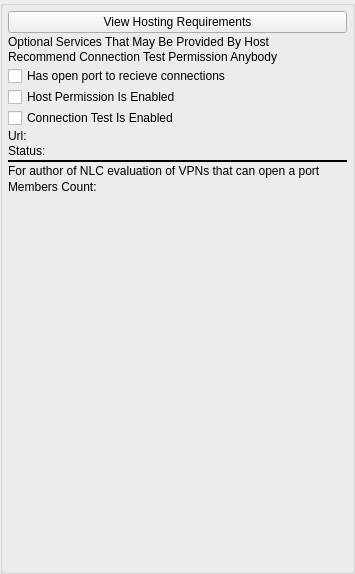
<?xml version="1.0" encoding="UTF-8"?>
<ui version="4.0">
 <class>AppletHostNetworkStatusUi</class>
 <widget class="QWidget" name="AppletHostNetworkStatusUi">
  <property name="geometry">
   <rect>
    <x>0</x>
    <y>0</y>
    <width>355</width>
    <height>574</height>
   </rect>
  </property>
  <property name="sizePolicy">
   <sizepolicy hsizetype="Expanding" vsizetype="Expanding">
    <horstretch>0</horstretch>
    <verstretch>0</verstretch>
   </sizepolicy>
  </property>
  <property name="windowTitle">
   <string>Hosting Requirements Status</string>
  </property>
  <layout class="QGridLayout" name="gridLayout">
   <property name="leftMargin">
    <number>0</number>
   </property>
   <property name="topMargin">
    <number>0</number>
   </property>
   <property name="rightMargin">
    <number>0</number>
   </property>
   <property name="bottomMargin">
    <number>0</number>
   </property>
   <property name="spacing">
    <number>0</number>
   </property>
   <item row="0" column="0">
    <widget class="QGroupBox" name="ItemsGroupBox">
     <property name="minimumSize">
      <size>
       <width>0</width>
       <height>0</height>
      </size>
     </property>
     <property name="title">
      <string/>
     </property>
     <layout class="QVBoxLayout" name="verticalLayout">
      <property name="spacing">
       <number>1</number>
      </property>
      <property name="leftMargin">
       <number>5</number>
      </property>
      <property name="topMargin">
       <number>5</number>
      </property>
      <property name="rightMargin">
       <number>5</number>
      </property>
      <property name="bottomMargin">
       <number>5</number>
      </property>
      <item>
       <widget class="QPushButton" name="m_HostingRequirementsButton">
        <property name="text">
         <string>View Hosting Requirements</string>
        </property>
       </widget>
      </item>
      <item>
       <widget class="PermissionWidget" name="m_HostPermissionWidget" native="true"/>
      </item>
      <item>
       <widget class="QLabel" name="m_OptionalServiceLabel1">
        <property name="text">
         <string>Optional Services That May Be Provided By Host</string>
        </property>
       </widget>
      </item>
      <item>
       <widget class="QLabel" name="m_OptionalServiceLabel2">
        <property name="text">
         <string>Recommend Connection Test Permission Anybody</string>
        </property>
       </widget>
      </item>
      <item>
       <widget class="PermissionWidget" name="m_ConnectTestPermissionWidget" native="true"/>
      </item>
      <item>
       <widget class="QCheckBox" name="m_OpenPortCheckBox">
        <property name="text">
         <string>Has open port to recieve connections</string>
        </property>
       </widget>
      </item>
      <item>
       <widget class="QCheckBox" name="m_HostPermissionCheckBox">
        <property name="text">
         <string>Host Permission Is Enabled</string>
        </property>
       </widget>
      </item>
      <item>
       <widget class="QCheckBox" name="m_ConnectionTestPermissionCheckBox">
        <property name="text">
         <string>Connection Test Is Enabled</string>
        </property>
       </widget>
      </item>
      <item>
       <layout class="QHBoxLayout" name="horizontalLayout_2">
        <item>
         <widget class="QLabel" name="m_UrlTitleLabel">
          <property name="text">
           <string>Url:</string>
          </property>
         </widget>
        </item>
        <item>
         <widget class="QLabel" name="m_UrlText">
          <property name="sizePolicy">
           <sizepolicy hsizetype="Expanding" vsizetype="Preferred">
            <horstretch>0</horstretch>
            <verstretch>0</verstretch>
           </sizepolicy>
          </property>
          <property name="text">
           <string/>
          </property>
         </widget>
        </item>
       </layout>
      </item>
      <item>
       <layout class="QHBoxLayout" name="horizontalLayout_3">
        <item>
         <widget class="QLabel" name="m_StatusTitleLabel">
          <property name="sizePolicy">
           <sizepolicy hsizetype="Minimum" vsizetype="Preferred">
            <horstretch>0</horstretch>
            <verstretch>0</verstretch>
           </sizepolicy>
          </property>
          <property name="text">
           <string>Status:  </string>
          </property>
         </widget>
        </item>
        <item>
         <widget class="QLabel" name="m_HostingStatusText">
          <property name="sizePolicy">
           <sizepolicy hsizetype="Expanding" vsizetype="Preferred">
            <horstretch>0</horstretch>
            <verstretch>0</verstretch>
           </sizepolicy>
          </property>
          <property name="text">
           <string/>
          </property>
         </widget>
        </item>
       </layout>
      </item>
      <item>
       <widget class="Line" name="line">
        <property name="sizePolicy">
         <sizepolicy hsizetype="Expanding" vsizetype="Fixed">
          <horstretch>0</horstretch>
          <verstretch>0</verstretch>
         </sizepolicy>
        </property>
        <property name="minimumSize">
         <size>
          <width>0</width>
          <height>4</height>
         </size>
        </property>
        <property name="maximumSize">
         <size>
          <width>16777215</width>
          <height>4</height>
         </size>
        </property>
        <property name="frameShadow">
         <enum>QFrame::Plain</enum>
        </property>
        <property name="lineWidth">
         <number>2</number>
        </property>
        <property name="orientation">
         <enum>Qt::Horizontal</enum>
        </property>
       </widget>
      </item>
      <item>
       <widget class="QLabel" name="m_VpnEvalLlabel">
        <property name="text">
         <string>For author of NLC evaluation of VPNs that can open a port </string>
        </property>
       </widget>
      </item>
      <item>
       <widget class="WebsiteWidget" name="m_WebsiteWidget" native="true"/>
      </item>
      <item>
       <layout class="QHBoxLayout" name="horizontalLayout">
        <item>
         <widget class="QLabel" name="m_GroupCountTitleLabel">
          <property name="text">
           <string>Members Count:</string>
          </property>
         </widget>
        </item>
        <item>
         <widget class="QLabel" name="m_GroupListCountLabel">
          <property name="sizePolicy">
           <sizepolicy hsizetype="Expanding" vsizetype="Preferred">
            <horstretch>0</horstretch>
            <verstretch>0</verstretch>
           </sizepolicy>
          </property>
          <property name="text">
           <string/>
          </property>
         </widget>
        </item>
       </layout>
      </item>
      <item>
       <widget class="FriendListWidget" name="m_FriendListWidget" native="true">
        <property name="sizePolicy">
         <sizepolicy hsizetype="Expanding" vsizetype="Expanding">
          <horstretch>0</horstretch>
          <verstretch>0</verstretch>
         </sizepolicy>
        </property>
       </widget>
      </item>
     </layout>
    </widget>
   </item>
  </layout>
 </widget>
 <customwidgets>
  <customwidget>
   <class>WebsiteWidget</class>
   <extends>QWidget</extends>
   <header>WebsiteWidget.h</header>
   <container>1</container>
  </customwidget>
  <customwidget>
   <class>PermissionWidget</class>
   <extends>QWidget</extends>
   <header>PermissionWidget.h</header>
   <container>1</container>
  </customwidget>
  <customwidget>
   <class>FriendListWidget</class>
   <extends>QWidget</extends>
   <header>FriendListWidget.h</header>
   <container>1</container>
  </customwidget>
 </customwidgets>
 <resources/>
 <connections/>
</ui>
